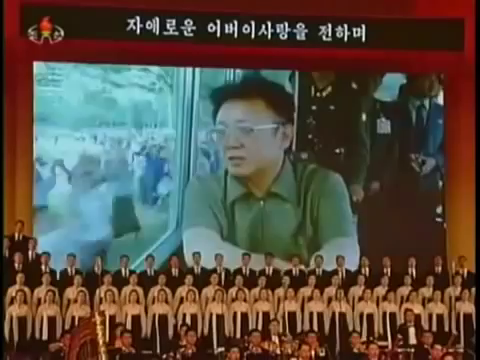
#> input picture data/IJB-C/images/frames/175312.png, 480 x 360 px
$ python -i build_ijbc_move_concurrent.py   (imports and definitions only)
#> lines starting #> are read from the running program, lines starting #| are printed output that depends on the picture
'''
Copyright © 2020 by Xingbo Dong
xingbod@gmail.com
Monash University

Permission is hereby granted, free of charge, to any person obtaining a copy of this software and associated documentation files (the "Software"), to deal in the Software without restriction, including without limitation the rights to use, copy, modify, merge, publish, distribute, sublicense, and/or sell copies of the Software, and to permit persons to whom the Software is furnished to do so, subject to the following conditions:

The above copyright notice and this permission notice shall be included in all copies or substantial portions of the Software.

THE SOFTWARE IS PROVIDED "AS IS", WITHOUT WARRANTY OF ANY KIND, EXPRESS OR IMPLIED, INCLUDING BUT NOT LIMITED TO THE WARRANTIES OF MERCHANTABILITY, FITNESS FOR A PARTICULAR PURPOSE AND NONINFRINGEMENT. IN NO EVENT SHALL THE AUTHORS OR COPYRIGHT HOLDERS BE LIABLE FOR ANY CLAIM, DAMAGES OR OTHER LIABILITY, WHETHER IN AN ACTION OF CONTRACT, TORT OR OTHERWISE, ARISING FROM, OUT OF OR IN CONNECTION WITH THE SOFTWARE OR THE USE OR OTHER DEALINGS IN THE SOFTWARE.


'''
from absl import app, flags, logging
import cv2
import numpy as np
# [1 line not run here, left out]
import concurrent.futures
import os
from PIL import Image
from os import listdir
from os.path import splitext
from glob import glob
root_path = '/media/Storage/facedata/ijbc_mtcnn_160/'
# root_path = '/media/charles/Storage/CropAlignFace/data/IJB-C/'
path_to_frames = root_path + 'images/'
metadata_path = root_path + 'protocols/ijbc_1N_probe_mixed.csv'
# metadata_path = root_path + 'protocols/ijbc_1N_gallery_G1.csv'
# metadata_path = root_path + 'protocols/ijbc_1N_gallery_G2.csv'
save_path = root_path + 'images_cropped/'
# save_path = root_path + 'images_cropped_G2/'
nn =0
# [25 lines left out: functions to_image, get_groundtruth, not called in this run]
def create_dir(path):
    if not os.path.exists(path):
        os.makedirs(path)
def process_crop(input):
    (frame_id, frame_data) = input
    print(frame_id)
    x, y, w, h,subject_id = frame_data
    try:
        draw = cv2.cvtColor(cv2.imread(path_to_frames + frame_id), cv2.COLOR_BGR2RGB)
        y = int(y)
        x = int(x)
        w = int(w)
        h = int(h)

        face = draw[y:y + h, x:x + w]
        create_dir(save_path + subject_id+'/')
        cv2.imwrite(save_path + subject_id+'/'+frame_id.split('/')[-2]+frame_id.split('/')[-1].split('.')[0]+'.png', face)
    except Exception as e:
        print(e)


# [26 lines left out: functions process_ijbc_frames, convert2png, not called in this run]


def main(_):

    process_ijbc_frames()
    # [4 lines of commented-out code are left out]


# [2 lines not run here, left out]

>>> import cv2
>>> picture = cv2.imread('data/IJB-C/images/frames/175312.png', cv2.IMREAD_GRAYSCALE)
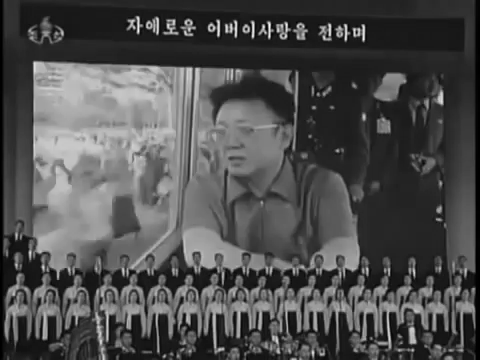
#> picture: shape (360, 480); min 0, max 248, mean 78.3
#> (the run stopped early here; a loop or call above may not have finished)
